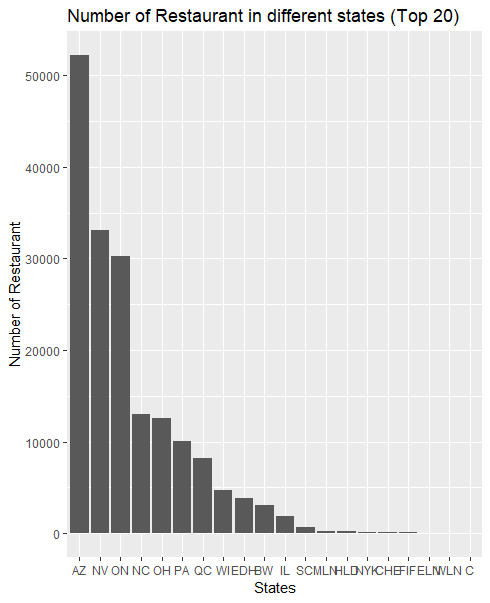

This chart was generated by the following R code:
library(ggplot2)
library(dplyr)

yelp_business <- read.csv("C:/Users/JJQ/Documents/data/yelp_business.csv", stringsAsFactors = FALSE, header = TRUE)
str(yelp_business)
head(yelp_business)
View(head(yelp_business))

summary(is.na(yelp_business))

n_restaurants <- yelp_business %>% group_by(state) %>% count(state) 
head(n_restaurants)
tail(n_restaurants)
n_restaurants <- n_restaurants[-c(1:5), ]
top_20 <- arrange(n_restaurants, desc(n))
head(top_20, 20)

g <- ggplot(head(top_20, 20), aes(x = as.factor(state), y = n) + geom_bar(stat = "identity") + xlab("States") + ylab("Number of Restaurant") + ggtitle("Number of Restaurant in different states (Top 20)")
g

g1 <- g + theme(axis.text.x = element_text(size = 10, angle = 45))
g1
          
          
          
g2 <- ggplot(head(top_20, 20), aes(x = reorder(as.factor(state), -n), y = n)) + geom_bar(stat = "identity") + xlab("States") + ylab("Number of Restaurant") + ggtitle("Number of Restaurant in different states (Top 20)")

g2

p <- ggplot(yelp_business, aes(x = as.factor(stars), y = review_count)) + geom_bar(stat = "identity", fill = "blue") + xlab("Stars") + ylab("Number of Reviews")
p


cor(yelp_business$stars, yelp_business$review_count)

fit <- lm(review_count ~ stars, yelp_business)
fit
